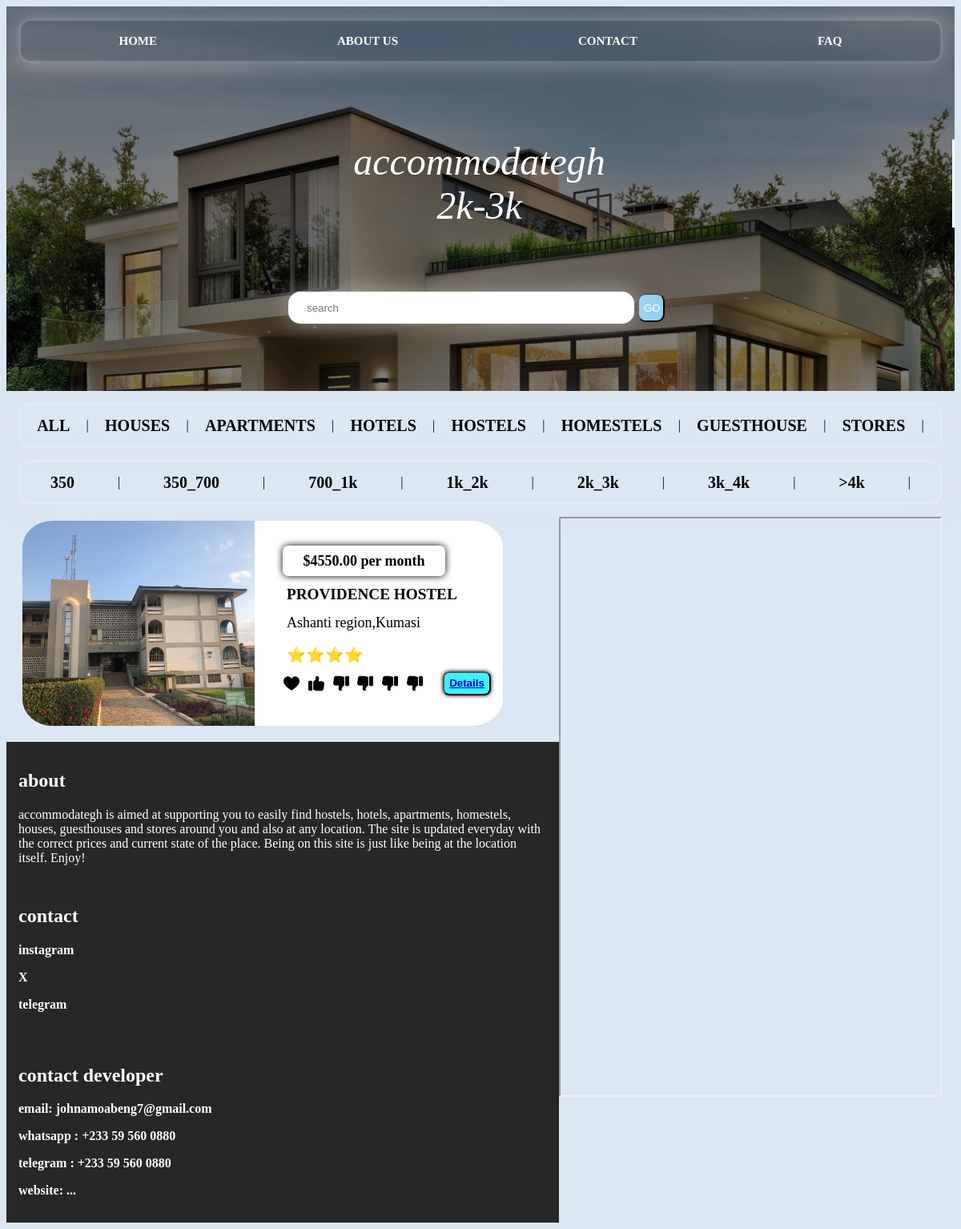
The page /pricerange/2k-3k on the database its author committed.
### accommodateApp/models.py (models this page shows, shortened)
class PriceRange(models.Model):
    name = models.CharField(max_length=50, blank=True, default=1)
    def __str__(self):
        return self.name

class Product(models.Model):
    name = models.CharField(max_length=200, blank=True)
    category = models.ForeignKey(Category, on_delete=models.CASCADE, default=1)
    rate = models.CharField(max_length=10)
    price = models.DecimalField(default=0 , decimal_places=2, max_digits=9)
    description = models.TextField()
    country = models.CharField(max_length=100)
    state = models.CharField(max_length=100)
    vicinity = models.CharField(max_length=100)
    rooms = models.TextField()
    amenities = models.TextField()
    manager = models.ForeignKey(Manager, on_delete=models.CASCADE, default=None)
    image1 = models.ImageField(upload_to='uploads/products/')
    image2 = models.ImageField(upload_to='uploads/products/', null=True)
    image3 = models.ImageField(upload_to='uploads/products/', null=True)
    image4 = models.ImageField(upload_to='uploads/products/', null=True)
    image5 = models.ImageField(upload_to='uploads/products/', null=True)
    pricerange = models.ForeignKey(PriceRange, on_delete=models.CASCADE, blank=True,null=True)
    rules = models.TextField(default=000, blank=True, null=True)
    condition = models.TextField(default=000, blank=True,null=True)
    map = models.URLField(max_length=500, null=True, default=0)
    landmark = models.TextField(max_length=200, null=True, default=0)
    video = EmbedVideoField(blank=True,null=True)

### accommodateApp/views.py (the view)
# urls.py: path('pricerange/<str:prid>',pricerange, name="pricerange"),
def pricerange(request, prid):
    try:
        pricerange = PriceRange.objects.get(name = prid)
        products = Product.objects.filter(pricerange=pricerange)
        context = {'products': products, 'pricerange':pricerange}
        return render(request, 'PriceRange.html',context)
    except:
        messages.success(request, "Oops that price range does not exist yet")
        return redirect('/home')

### accommodateApp/templates/PriceRange.html (shortened to what this page needs)
<!DOCTYPE html>
{% load static %}
<html>
    <head>
        <link href="{% static 'css/homePageStyle.css' %}" rel="stylesheet">
    </head>
    <body>
        <div class="top">
            <nav>
                <a class="up_nav" href="">HOME</a>
                <a class="up_nav" href="">ABOUT US</a>
                <a class="up_nav" href="">CONTACT</a>
                <a class="up_nav" href="">FAQ</a>
            </nav>
            <div class="des">
                <i class="title2">accommodategh </br> {{pricerange}}</i>
            </div>
            <div class="search">
                <form action='search' method="GET">
                    <input type="search" name="q" placeholder="search">
                    <button type="submit" class="submit">GO</button>
                </form>
            </div>
        </div>
        <nav>
            <a class="dn_nav" href="{%url 'home' %}">ALL</a> |
            <a class="dn_nav" href="{%url 'category' 'House' %}">HOUSES</a> |
            <a class="dn_nav" href="{%url 'category' 'Apartment' %}">APARTMENTS</a> |
            <a class="dn_nav" href="{%url 'category' 'Hotel' %}">HOTELS</a> |
            <a class="dn_nav" href="{%url 'category' 'Hostel' %}">HOSTELS</a> |
            <a class="dn_nav" href="{%url 'category' 'Homestel' %}">HOMESTELS</a> |
            <a class="dn_nav" href="{%url 'category' 'Guesthouse' %}">GUESTHOUSE</a> |
            <a class="dn_nav" href="{%url 'category' 'Store' %}">STORES</a> |
        </nav>
        <nav>
            <a class="dn_nav" href="{%url 'pricerange' '0-350' %}">350</a> |
            <a class="dn_nav" href="{%url 'pricerange' '350-700' %}">350_700</a> |
            <a class="dn_nav" href="{%url 'pricerange' '700-1k' %}">700_1k</a> |
            <a class="dn_nav" href="{%url 'pricerange' '1k-2k' %}">1k_2k</a> |
            <a class="dn_nav" href="{%url 'pricerange' '2k-3k' %}">2k_3k</a> |
            <a class="dn_nav" href="{%url 'pricerange' '3k-4k' %}">3k_4k</a> |
            <a class="dn_nav" href="{%url 'pricerange' '>4k' %}"> >4k</a> |
        </nav>
        <aside class="aside">
            <div class="map"><iframe src="https://www.google.com/maps/d/embed?mid=1Q9vtPnPkwssinAQMVRIMllrDQ43Gv60&ehbc=2E312F" width="640" height="480"></iframe></div>
        </aside>
        <section>
            {% for product in products%}
            <div class="container">
                <div class="image">
                    <div class="slide">
                        <img class="item" src="{{product.image1.url}}" />
                    </div>
                </div>
                <div class="info">
                    <div class="price">
                        ${{product.price}} per month
                    </div>
                    <div class="name">
                        {{product.name}}
                    </div>
                    <div class="location">
                        {{product.state}},{{product.vicinity}}
                    </div>
                    <div class="class">
                        {{product.rate}}
                    </div>
                    <div class="button">
                        <div class="icons">
                            <img class="icon" src="{%static 'images/heart.png'%}">
                            <img class="icon" src="{%static 'images/like.png'%}">
                            <img class="icon" src="{%static 'images/dislike.png'%}">
                            <img class="icon" src="{%static 'images/dislike.png'%}">
                            <img class="icon" src="{%static 'images/dislike.png'%}">
                            <img class="icon" src="{%static 'images/dislike.png'%}">
                        </div>
                        <button class="d_but"><a href="{%url 'productDetails' product.id %}" > Details</a></button>
                    </div>
                </div>
            </div>
            {%endfor%}
        </section>
        <footer class="footer">
            <div class="about">
                <h2>about</h2>
                accommodategh is aimed at supporting you to easily find hostels, hotels, apartments,
                homestels, houses, guesthouses and stores around you and also at any location. The
                site is updated everyday with the correct prices and current state of the place.
                Being on this site is just like being at the location itself. Enjoy!
            </div>
            <div class="contact">
                <h2>contact</h2>
                <p>instagram</p>
                <p>X</p>
                <p>telegram</p>
            </div>
            <div class="developer">
                <h2>contact developer</h2>
                <p>email: johnamoabeng7@gmail.com</p>
                <p>whatsapp : +233 59 560 0880</p>
                <p>telegram : +233 59 560 0880</p>
                <p>website: ...</p>
            </div>
        </footer>
    </body>
</html>

### accommodateApp/static/css/homePageStyle.css (style rules this page uses)
body { background-color: rgba(205, 222, 238, 0.719); }
.top { background-image: linear-gradient(rgba(0,0,0,0.5),rgba(0,0,0,0.5)), url("/static/images/house4.jpg"); background-size: cover; height: 60vh; width: 100%; display: flex; flex-direction: column; }
.title2 { width: 100%; font-size: 300%; font-weight: lighter; color: white; white-space: nowrap; border-right: 3px solid white; text-align: center; }
.des { width: 100%; display: flex; justify-content: center; align-self: center; align-content: center; position: relative; top: 10vh; }
.up_nav { text-decoration: none; font-size: 15px; font-weight: bold; color: white; }
.dn_nav { text-decoration: none; font-size: 20px; font-weight: bold; color: rgb(0, 0, 0); }
nav { display: flex; flex-direction: row; justify-content: space-around; height: 30px; margin: 15px; align-items: center; backdrop-filter: blur(00px); box-shadow: 0px 0px 30px rgba(227,228,237,0.37); border: solid rgba(255,255,255,0.18); border-radius: 15px; padding: 10px; }
.search { align-self: center; position: relative; top: 20vh; width: 40vw; display: flex; flex-direction: column; }
input { width: 90%; height: 5vh; border-radius: 15px; padding-left: 20px; padding-right: 20px; backdrop-filter: blur(0px); box-shadow: 0px 0px 30px rgba(227, 228, 237, 0.541); border: solid rgba(255, 255, 255, 0.418); }
.submit { width: 7%; height: 90%; border-radius: 10px; color: white; background-color: rgb(150, 209, 243); }
section { position: static; }
aside { position: sticky; top: 10px; height: 90vh; float: right; width: 40%; margin-right: 20px; }
.map { width: 100%; height: 100%; }
iframe { width: 100%; height: 100%; }
.container { display: flex; flex-direction: row; height: 32vh; width: 50vw; margin: 20px; border-radius: 40px; }
.image { position: relative; height: 100%; width: 50%; border-top-left-radius: 13%; border-bottom-left-radius: 13%; }
.info { height: 100%; width: 50%; padding-left: 20px; border-top-right-radius: 13%; border-bottom-right-radius: 13%; background-color: white; display: flex; flex-direction: column; justify-content: center; }
p { font-size: 100%; font-weight: bolder; text-wrap: wrap; }
img { height: 100%; width: 100%; object-position: center; object-fit: cover; border-top-left-radius: 13%; border-bottom-left-radius: 13%; }
.slide { height: 100%; width: 100%; object-position: center; object-fit: cover; border-top-left-radius: 13%; border-bottom-left-radius: 13%; }
.item { height: 100%; width: 100%; object-position: center; object-fit: cover; border-top-left-radius: 13%; border-bottom-left-radius: 13%; }
.item:nth-child(1) { display: block; object-fit: cover; }
.footer { background-color: rgb(39, 39, 39); color: white; display: flex; flex-direction: column; position: sticky; top: 0px; }
.about , .contact , .developer { margin: 15px; }
.name { margin: 5px; height: 12%; font-size: larger; padding-left: 5px; margin-left: 15px; font-weight: bolder; justify-items: center; margin-top: 10px; }
.price { height: 15%; width: 70%; font-size: large; font-weight: bolder; box-shadow: 0px 0px 10px black; margin: 2px; border-radius: 7px; display: flex; justify-content: center; margin-left: 15px; align-items: center; }
.location { width: 90%; height: 15%; font-size: large; padding-left: 5px; margin-left: 15px; justify-items: center; }
.class { width: 90%; font-size: larger; padding-left: 5px; margin-left: 15px; font-weight: bolder; justify-items: center; }
.button { height: 15%; display: flex; flex-direction: row; justify-content: space-between; align-items: center; margin: 5px; }
.d_but { height: 30px; text-align: center; box-shadow: 0px 0px 5px black; margin: 10px; width: 60px; border-radius: 8px; background-color: rgba(0, 238, 255, 0.774); color: white; font-weight: bold; }
.icon { height: 20px; width: 20px; }
.icons { width: 70%; display: flex; flex-direction: row; justify-content: space-evenly; }

### rows shown on the page
PriceRange: name "2k-3k"
Product: image1 (picture), price "4550.00", name "PROVIDENCE HOSTEL", state "Ashanti region", vicinity "Kumasi", rate "⭐⭐⭐⭐"
